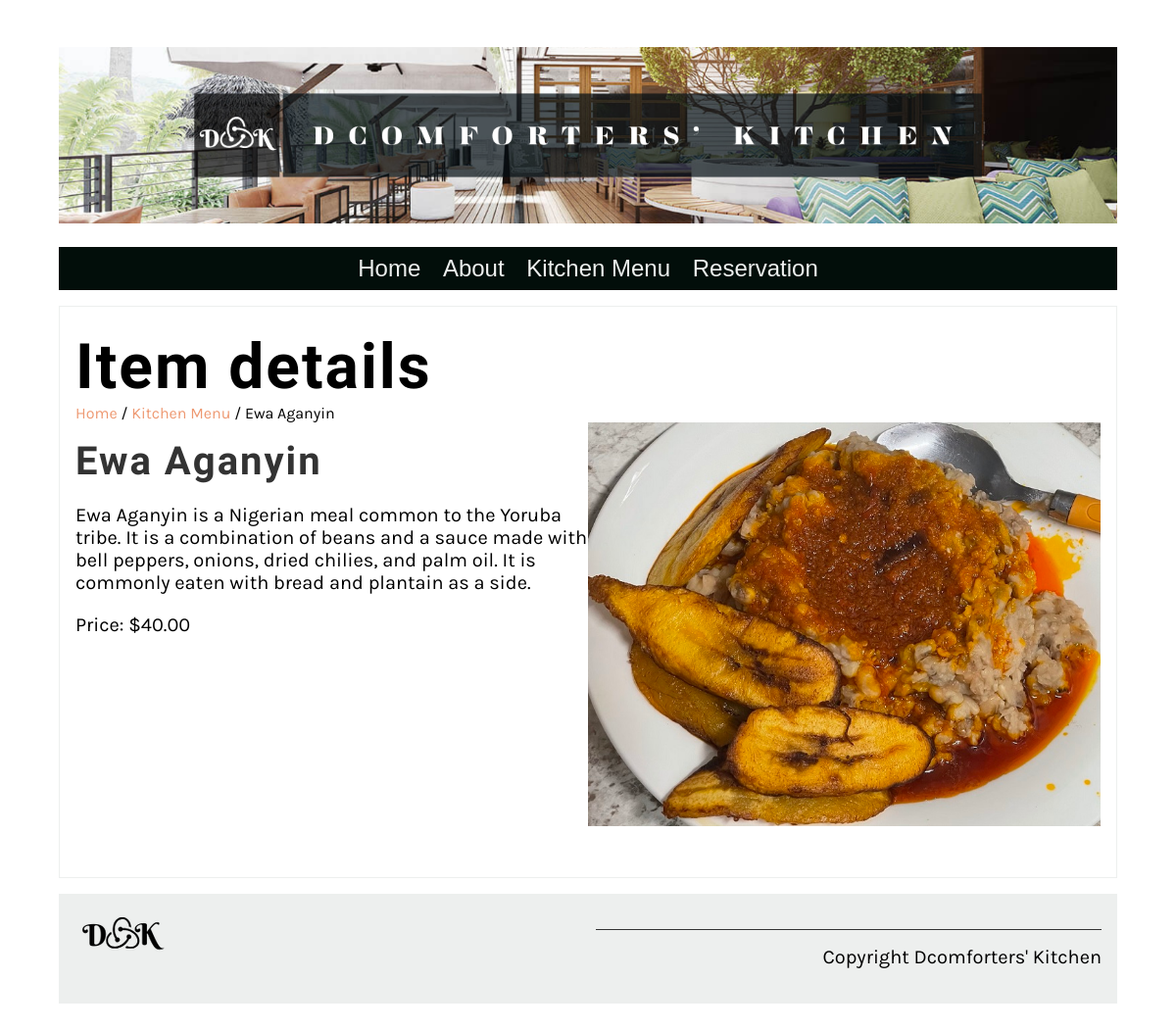
The page /kitchen/menu_details/2 on the database its author committed.
### secondproject/newapp/models.py (models this page shows, shortened)
class Menu(models.Model):
    food_name = models.CharField(max_length=100)
    cuisine = models.CharField(max_length=100)
    item_description = models.TextField(max_length=1000, default='')
    price = models.DecimalField(max_digits=10, decimal_places=2, null=True, blank=True)
    prep_time = models.IntegerField(default=25)
    calories = models.IntegerField(default=1000)

### secondproject/newapp/views.py (the view)
# urls.py: path('menu_details/<int:pk>', views.menu_details, name='menu_details'),
def menu_details(request, pk=None):
    if pk:
        menu_item = Menu.objects.get(pk=pk)
    else:
        menu_item = ''
    return render(request, 'menu_details.html', {"menu_item" : menu_item})

### secondproject/newapp/templates/menu_details.html
{% extends 'base.html' %}
{% load static %}
{% block content %}
<section>
    <article>
        <h1>Item details</h1>
        <span>
            <a href="{% url 'home' %}">Home</a> /
            <a href="{% url 'kitchen' %}">Kitchen Menu</a> /
            {{ menu_item.food_name }}
        </span>
        <div class="row">
            <div class="column">
                <h2>
                    {{ menu_item.food_name }}
                </h2>
                <p>
                    {{ menu_item.item_description }}
                </p>
                <p>
                    Price: ${{ menu_item.price }}
                </p>
            </div>
            <div class="column">
                <img src="/static/img/menu_items/{{menu_item.food_name}}.jpg" alt="{{ menu_item.food_name}}" />
            </div>
        </div>
    </article>
</section>
{% endblock %}

### secondproject/newapp/static/css/style.css (style rules this page uses)
body { font-family: 'Karla', sans-serif; margin-top: 3rem; margin-bottom: 3rem; margin-left: 5%; margin-right: 5%; }
h1, h2, h3, h4, h5, h6 { font-family: 'Markazi Text', serif; letter-spacing: 2px;; }
h1 { font-size: 4rem; margin-top: 1.5rem; margin-bottom: 0; }
h2 { font-size: 2.5rem; color: #333333; margin:1rem 0; }
p, ul { font-size: 1.25rem;; }
a { color: #EE9972; text-decoration: none; }
section { display: flex; gap: 2rem 1rem; margin-top: 1rem; margin-bottom: 1rem; flex-direction: row; }
article { flex:1; }
article img { max-width: 100%; }
main article { border: 1px solid #EDEFEE; padding-left: 1rem; padding-right: 1rem; }
.row { display: flex; flex-direction: row; width: 100%; padding-bottom: 1rem; }
.column { flex-basis: 50%; margin-bottom: 1rem; padding-bottom: 1rem; }

### rows shown on the page
Menu: food_name "Ewa Aganyin", item_description "Ewa Aganyin is a Nigerian meal common to the Yoruba tribe. It is a combination of beans and a sauce made with bell peppers, onions, dried chilies, and palm oil. It is commonly eaten with bread and plantain as a side.", price "40.00", food_name (picture)
